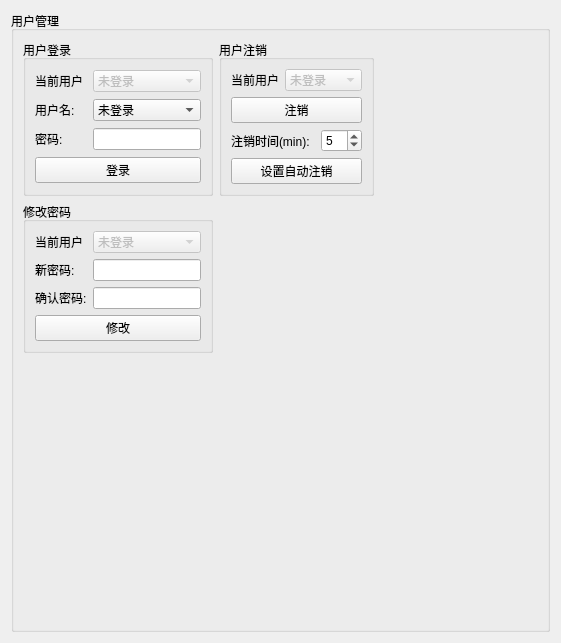
        <widget class="QWidget" name="user_page">
         <layout class="QGridLayout" name="gridLayout_10">
          <item row="0" column="0">
           <widget class="QGroupBox" name="groupBox_4">
            <property name="title">
             <string>用户管理</string>
            </property>
            <layout class="QGridLayout" name="gridLayout_20">
             <item row="0" column="0">
              <layout class="QGridLayout" name="gridLayout_12">
               <item row="0" column="0">
                <widget class="QGroupBox" name="groupBox">
                 <property name="title">
                  <string>用户登录</string>
                 </property>
                 <layout class="QGridLayout" name="gridLayout_7">
                  <item row="0" column="0">
                   <widget class="QLabel" name="label">
                    <property name="text">
                     <string>当前用户</string>
                    </property>
                   </widget>
                  </item>
                  <item row="0" column="1">
                   <widget class="QComboBox" name="comboBox_c_u1">
                    <property name="enabled">
                     <bool>false</bool>
                    </property>
                    <item>
                     <property name="text">
                      <string>未登录</string>
                     </property>
                    </item>
                    <item>
                     <property name="text">
                      <string>操作员</string>
                     </property>
                    </item>
                    <item>
                     <property name="text">
                      <string>管理员</string>
                     </property>
                    </item>
                    <item>
                     <property name="text">
                      <string>超级用户</string>
                     </property>
                    </item>
                   </widget>
                  </item>
                  <item row="1" column="0">
                   <widget class="QLabel" name="label_3">
                    <property name="text">
                     <string>用户名:</string>
                    </property>
                   </widget>
                  </item>
                  <item row="1" column="1">
                   <widget class="QComboBox" name="comboBox_user">
                    <property name="sizePolicy">
                     <sizepolicy hsizetype="Minimum" vsizetype="Fixed">
                      <horstretch>0</horstretch>
                      <verstretch>0</verstretch>
                     </sizepolicy>
                    </property>
                    <item>
                     <property name="text">
                      <string>未登录</string>
                     </property>
                    </item>
                    <item>
                     <property name="text">
                      <string>操作员</string>
                     </property>
                    </item>
                    <item>
                     <property name="text">
                      <string>管理员</string>
                     </property>
                    </item>
                    <item>
                     <property name="text">
                      <string>超级用户</string>
                     </property>
                    </item>
                   </widget>
                  </item>
                  <item row="2" column="0">
                   <widget class="QLabel" name="label_4">
                    <property name="text">
                     <string>密码:</string>
                    </property>
                   </widget>
                  </item>
                  <item row="2" column="1">
                   <widget class="QLineEdit" name="lineEdit_pw_1">
                    <property name="sizePolicy">
                     <sizepolicy hsizetype="Minimum" vsizetype="Fixed">
                      <horstretch>0</horstretch>
                      <verstretch>0</verstretch>
                     </sizepolicy>
                    </property>
                    <property name="echoMode">
                     <enum>QLineEdit::Password</enum>
                    </property>
                   </widget>
                  </item>
                  <item row="3" column="0" colspan="2">
                   <widget class="QPushButton" name="pushButton_load">
                    <property name="text">
                     <string>登录</string>
                    </property>
                   </widget>
                  </item>
                 </layout>
                </widget>
               </item>
               <item row="0" column="1">
                <widget class="QGroupBox" name="groupBox_2">
                 <property name="title">
                  <string>用户注销</string>
                 </property>
                 <layout class="QGridLayout" name="gridLayout_8">
                  <item row="0" column="0">
                   <widget class="QLabel" name="label_6">
                    <property name="sizePolicy">
                     <sizepolicy hsizetype="Fixed" vsizetype="Preferred">
                      <horstretch>0</horstretch>
                      <verstretch>0</verstretch>
                     </sizepolicy>
                    </property>
                    <property name="text">
                     <string>当前用户</string>
                    </property>
                   </widget>
                  </item>
                  <item row="0" column="1" colspan="2">
                   <widget class="QComboBox" name="comboBox_c_u2">
                    <property name="enabled">
                     <bool>false</bool>
                    </property>
                    <item>
                     <property name="text">
                      <string>未登录</string>
                     </property>
                    </item>
                    <item>
                     <property name="text">
                      <string>操作员</string>
                     </property>
                    </item>
                    <item>
                     <property name="text">
                      <string>管理员</string>
                     </property>
                    </item>
                    <item>
                     <property name="text">
                      <string>超级用户</string>
                     </property>
                    </item>
                   </widget>
                  </item>
                  <item row="2" column="0" colspan="2">
                   <widget class="QLabel" name="label_7">
                    <property name="text">
                     <string>注销时间(min):</string>
                    </property>
                   </widget>
                  </item>
                  <item row="2" column="2">
                   <widget class="QSpinBox" name="spinBox_auto_unload">
                    <property name="minimum">
                     <number>1</number>
                    </property>
                    <property name="maximum">
                     <number>10</number>
                    </property>
                    <property name="value">
                     <number>5</number>
                    </property>
                   </widget>
                  </item>
                  <item row="1" column="0" colspan="3">
                   <widget class="QPushButton" name="pushButton_unload">
                    <property name="text">
                     <string>注销</string>
                    </property>
                   </widget>
                  </item>
                  <item row="3" column="0" colspan="3">
                   <widget class="QPushButton" name="pushButton_auto_unload">
                    <property name="text">
                     <string>设置自动注销</string>
                    </property>
                   </widget>
                  </item>
                 </layout>
                </widget>
               </item>
               <item row="1" column="0">
                <widget class="QGroupBox" name="groupBox_3">
                 <property name="title">
                  <string>修改密码</string>
                 </property>
                 <layout class="QGridLayout" name="gridLayout_9">
                  <item row="0" column="0">
                   <widget class="QLabel" name="label_8">
                    <property name="text">
                     <string>当前用户</string>
                    </property>
                   </widget>
                  </item>
                  <item row="0" column="1">
                   <widget class="QComboBox" name="comboBox_c_u3">
                    <property name="enabled">
                     <bool>false</bool>
                    </property>
                    <item>
                     <property name="text">
                      <string>未登录</string>
                     </property>
                    </item>
                    <item>
                     <property name="text">
                      <string>操作员</string>
                     </property>
                    </item>
                    <item>
                     <property name="text">
                      <string>管理员</string>
                     </property>
                    </item>
                    <item>
                     <property name="text">
                      <string>超级用户</string>
                     </property>
                    </item>
                   </widget>
                  </item>
                  <item row="1" column="0">
                   <widget class="QLabel" name="label_10">
                    <property name="text">
                     <string>新密码:</string>
                    </property>
                   </widget>
                  </item>
                  <item row="1" column="1">
                   <widget class="QLineEdit" name="lineEdit_pw_2">
                    <property name="sizePolicy">
                     <sizepolicy hsizetype="Minimum" vsizetype="Fixed">
                      <horstretch>0</horstretch>
                      <verstretch>0</verstretch>
                     </sizepolicy>
                    </property>
                    <property name="echoMode">
                     <enum>QLineEdit::Password</enum>
                    </property>
                   </widget>
                  </item>
                  <item row="2" column="0">
                   <widget class="QLabel" name="label_11">
                    <property name="text">
                     <string>确认密码:</string>
                    </property>
                   </widget>
                  </item>
                  <item row="2" column="1">
                   <widget class="QLineEdit" name="lineEdit_pw_3">
                    <property name="sizePolicy">
                     <sizepolicy hsizetype="Minimum" vsizetype="Fixed">
                      <horstretch>0</horstretch>
                      <verstretch>0</verstretch>
                     </sizepolicy>
                    </property>
                    <property name="echoMode">
                     <enum>QLineEdit::Password</enum>
                    </property>
                   </widget>
                  </item>
                  <item row="3" column="0" colspan="2">
                   <widget class="QPushButton" name="pushButton_modify">
                    <property name="text">
                     <string>修改</string>
                    </property>
                   </widget>
                  </item>
                 </layout>
                </widget>
               </item>
              </layout>
             </item>
             <item row="0" column="1">
              <spacer name="horizontalSpacer_7">
               <property name="orientation">
                <enum>Qt::Horizontal</enum>
               </property>
               <property name="sizeHint" stdset="0">
                <size>
                 <width>164</width>
                 <height>20</height>
                </size>
               </property>
              </spacer>
             </item>
             <item row="1" column="0">
              <spacer name="verticalSpacer_3">
               <property name="orientation">
                <enum>Qt::Vertical</enum>
               </property>
               <property name="sizeHint" stdset="0">
                <size>
                 <width>20</width>
                 <height>267</height>
                </size>
               </property>
              </spacer>
             </item>
            </layout>
           </widget>
          </item>
         </layout>
        </widget>
